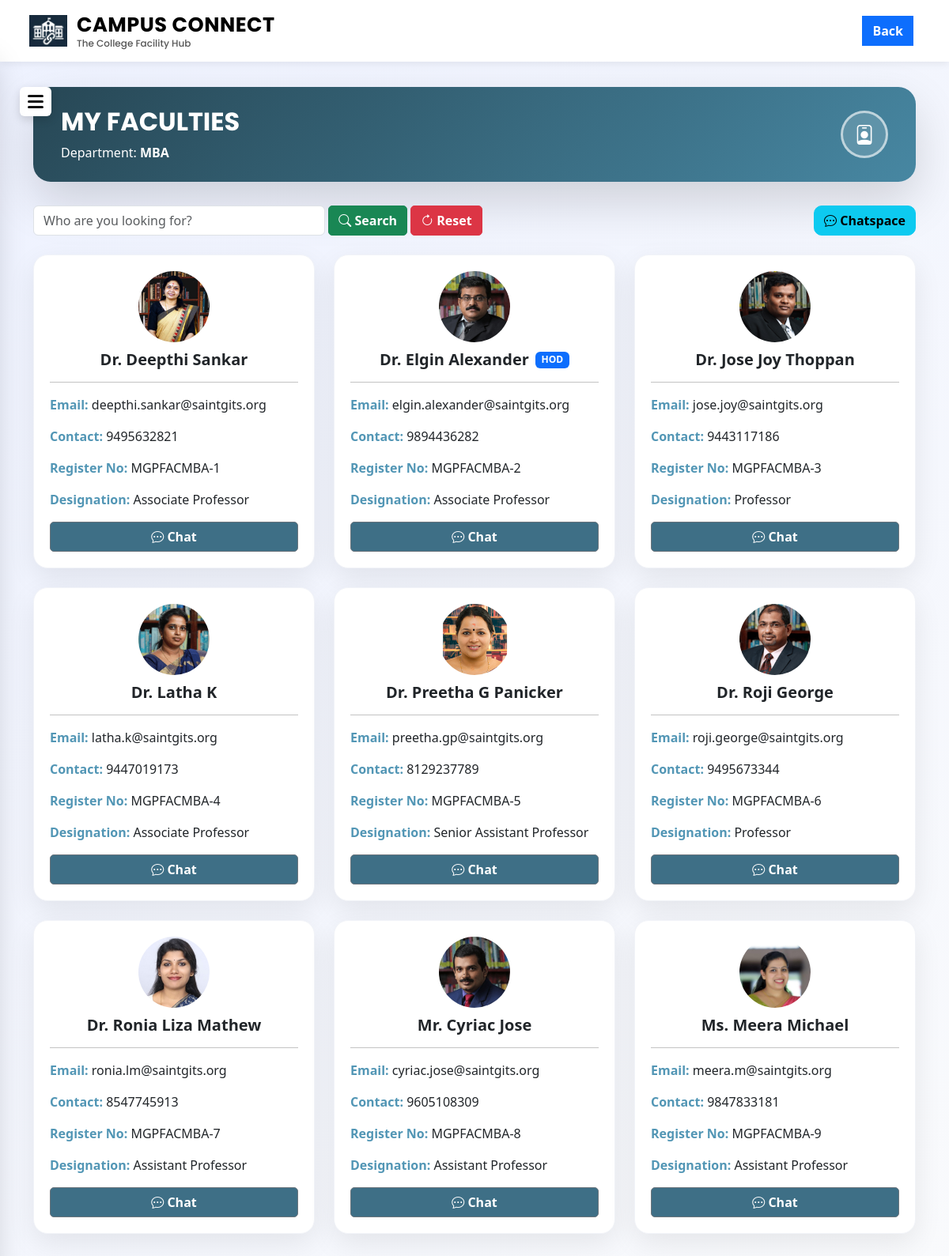
The page /student/view_faculties (signed in) on the database its author committed.
### tables this page shows
CREATE TABLE students (
        student_id INTEGER PRIMARY KEY AUTOINCREMENT,
        user_id INTEGER UNIQUE,
        name TEXT,
        contact TEXT,
        register_no TEXT,
        programme TEXT,
        semester TEXT,
        FOREIGN KEY(user_id) REFERENCES users(user_id) ON DELETE CASCADE
    );

CREATE TABLE faculties (
        faculty_id INTEGER PRIMARY KEY AUTOINCREMENT,
        user_id INTEGER UNIQUE,
        name TEXT,
        contact TEXT,
        register_no TEXT,
        department TEXT,
        designation TEXT,
        photo TEXT,
        isHOD TEXT,
        FOREIGN KEY(user_id) REFERENCES users(user_id) ON DELETE CASCADE
    );

CREATE TABLE users (
        user_id INTEGER PRIMARY KEY AUTOINCREMENT,
        email TEXT UNIQUE NOT NULL,
        password TEXT NOT NULL,
        role TEXT NOT NULL
    );

### app.py (the view)
@app.route('/student/view_faculties')
def student_view_faculties():
    if 'user_id' not in session or session['role'] != 'student':
        return redirect('/login')
    search = request.args.get('search', '').strip()
    conn = get_connection()
    cursor = conn.cursor()
    cursor.execute("""
        SELECT programme
        FROM students
        WHERE user_id = ?
    """, (session['user_id'],))
    student = cursor.fetchone()
    student_dept = student['programme']
    if search:
        cursor.execute("""
            SELECT f.faculty_id, f.name, f.contact, f.register_no, f.designation, f.photo, f.isHOD, u.email
            FROM faculties f
            JOIN users u ON f.user_id = u.user_id
            WHERE f.department = ?
            AND (
                f.name LIKE ?
                OR f.register_no LIKE ?
                OR f.designation LIKE ?
            )
            ORDER BY f.name ASC
        """, (student_dept, f"%{search}%", f"%{search}%", f"%{search}%"))
    else:
        cursor.execute("""
            SELECT f.faculty_id, f.name, f.contact, f.register_no, f.designation, f.photo, f.isHOD, u.email
            FROM faculties f
            JOIN users u ON f.user_id = u.user_id
            WHERE f.department = ?
            ORDER BY f.name ASC
        """, (student_dept,))
    faculties = cursor.fetchall()
    conn.close()
    return render_template(
        "student_view_faculties.html",
        faculties=faculties,
        student_dept=student_dept,
        search=search
    )

### app.py (called while the page is built)
def get_connection():
    conn = sqlite3.connect("campus_connect.db")
    conn.row_factory = sqlite3.Row
    conn.execute("PRAGMA foreign_keys = ON")  # 🔥 ensure cascade always works
    return conn

### templates/student_view_faculties.html (shortened to what this page needs)
<!DOCTYPE html>
<html lang="en">
<head>
    <link href="https://cdn.jsdelivr.net/npm/bootstrap@5.3.2/dist/css/bootstrap.min.css" rel="stylesheet">
    <link href="https://cdn.jsdelivr.net/npm/bootstrap-icons@1.11.3/font/bootstrap-icons.css" rel="stylesheet">
    <link rel="stylesheet" href="{{ url_for('static', filename='css/style.css') }}">
</head>
<body>
<nav class="navbar navbar-expand-lg navbar-light custom-navbar fixed-top">
    <div class="container-fluid">
        <div class="navbar-brand d-flex align-items-center" href="/">
            <img src="{{ url_for('static', filename='images/logo.png') }}" class="logo-img">
            <div class="brand-text">
                <span class="brand-title">CAMPUS CONNECT</span>
                <span class="brand-tagline">The College Facility Hub</span>
            </div>
        </div>
        <div class="ms-auto">
            <a href="{{ url_for('student_dashboard') }}" class="btn btn-primary me-2"><b>Back</b></a>
        </div>
    </div>
</nav>
<div class="menu-toggle" onclick="openSidebar()">
    <span></span>
    <span></span>
    <span></span>
</div>
<div class="container page-main">
    <div class="page-hero d-flex align-items-center justify-content-between">
        <div>
            <h2 class="hero-text">MY FACULTIES</h2>
            <p class="mb-0">Department: <b>{{ student_dept }}</b></p>
        </div>
        <div class="hero-icon">
            <i class="bi bi-person-badge"></i>
        </div>
    </div>
    <form method="GET" action="{{ url_for('student_view_faculties') }}">
    <div class="row mb-4 align-items-center g-1">
        <div class="col-md-4">
            <input type="text" name="search" value="{{ search }}" class="form-control" placeholder="Who are you looking for?">
        </div>
        <div class="col-auto">
            <button class="btn btn-success pro-btn">
                <i class="bi bi-search"></i> <b>Search</b>
            </button>
        </div>
        <div class="col-auto">
            <a href="{{ url_for('student_view_faculties') }}" class="btn btn-danger pro-btn">
                <i class="bi bi-arrow-clockwise"></i> <b>Reset</b>
            </a>
        </div>
        <div class="col text-end">
            <a href="{{ url_for('student_chatspace') }}" class="btn btn-info plus-btn">
                <i class="bi bi-chat-dots"></i> <b>Chatspace</b>
            </a>
        </div>
    </div>
    </form>
    <div class="row g-4">
    {% for f in faculties %}
        <div class="col-md-4">
            <div class="faculty-card">
                <div class="text-center">
                    <img src="{{ url_for('static', filename='uploads/' + f.photo) }}" style="width:90px;height:90px;border-radius:50%;object-fit:cover;margin-bottom:10px;">
                </div>
                <div class="faculty-header">
                    <h5 class="faculty-name"><b>{{ f.name }}</b></h5>
                    {% if f.isHOD == "Yes" %}
                        <span class="badge bg-primary hod-badge">HOD</span>
                    {% endif %}
                </div>
                <hr style="border-color:#131313;">
                <p><font color="#5296b5"><b>Email:</b></font> {{ f.email }}</p>
                <p><font color="#5296b5"><b>Contact:</b></font> {{ f.contact }}</p>
                <p><font color="#5296b5"><b>Register No:</b></font> {{ f.register_no }}</p>
                <p><font color="#5296b5"><b>Designation:</b></font> {{ f.designation }}</p>
                <a href="/student/chatpage/{{ f.faculty_id }}" class="btn btn-secondary chat-btn w-100">
                    <i class="bi bi-chat-dots"></i> <b>Chat</b>
                </a>
            </div>
        </div>
    {% else %}
        <div class="text-center text-muted py-5">
            No faculties found.
        </div>
    {% endfor %}
    </div>
</div>
</body>
</html>

### static/css/style.css (style rules this page uses)
body { margin: 0; padding: 0; font-family: 'Segoe UI', Tahoma, Geneva, Verdana, sans-serif; }
.custom-navbar { background-color: #ffffff; padding: 10px 25px; box-shadow: 0 2px 10px rgba(0, 0, 0, 0.08); z-index: 1000; }
.logo-img { width: 48px; height: 48px; object-fit: contain; margin-right: 12px; }
.brand-text { display: flex; flex-direction: column; line-height: 1.1; }
.brand-title { font-family: 'Poppins', sans-serif; font-size: 1.6rem; font-weight: 700; color: black; letter-spacing: 0.5px; }
.brand-tagline { font-size: 0.75rem; font-family: 'Poppins', sans-serif; font-weight: 500; color: #555; margin-top: 3px; }
.btn { border-radius: 0 !important; font-family: 'Segoe UI', Tahoma, Geneva, Verdana, sans-serif; }

### templates/student_view_faculties.html (style rules this page uses)
body { font-family: 'Segoe UI', Tahoma, Geneva, Verdana, sans-serif; background: linear-gradient(135deg, #eef2ff, #f9fafc); }
.brand-title { font-family: 'Poppins', sans-serif; }
.brand-tagline { font-family: 'Poppins', sans-serif; }
.menu-toggle { position: fixed; top: 110px; left: 25px; background: white; padding: 6px 10px; border-radius: 6px; box-shadow: 0 4px 12px rgba(0,0,0,0.15); cursor: pointer; z-index: 900; }
.menu-toggle span { display: block; width: 20px; height: 3px; background: #111; margin: 4px 0; border-radius: 2px; }
.page-main { margin-top: 110px; margin-bottom: 60px; }
.page-hero { background: linear-gradient(135deg, #274755, #4787a2); border-radius: 22px; padding: 25px 35px; color: white; margin-bottom: 30px; box-shadow: 0 25px 60px rgba(0,0,0,0.15); }
.page-hero h2 { font-weight: 700; }
.hero-text { font-family: 'Poppins', sans-serif; }
.hero-icon { width: 60px; height: 60px; border-radius: 50%; display: flex; align-items: center; justify-content: center; font-size: 25px; background: rgba(255,255,255,0.15); border: 3px solid rgba(255,255,255,0.6); }
.pro-btn { border-radius: 5px !important; }
.plus-btn { border-radius: 10px !important; font-size: 16px; }
.faculty-card { background: white; border-radius: 18px; padding: 20px; border: 1px solid #f1f3f8; box-shadow: 0 12px 35px rgba(0,0,0,0.08); transition: .3s; }
.faculty-header { display: flex; align-items: center; justify-content: center; gap: 8px; }
.faculty-name { margin: 0; }
.hod-badge { font-size: 12px; }
.chat-btn { border-radius: 5px !important; background: #3e6f86; font-size: 16px; }

### rows shown on the page
students: programme "MBA"
faculties: photo (picture), name "Dr. Deepthi Sankar", email "deepthi.sankar@saintgits.org", contact "9495632821", register_no "MGPFACMBA-1", designation "Associate Professor"
faculties: photo (picture), name "Dr. Elgin Alexander", isHOD "HOD", email "elgin.alexander@saintgits.org", contact "9894436282", register_no "MGPFACMBA-2", designation "Associate Professor"
faculties: photo (picture), name "Dr. Jose Joy Thoppan", email "jose.joy@saintgits.org", contact "9443117186", register_no "MGPFACMBA-3", designation "Professor"
faculties: photo (picture), name "Dr. Latha K", email "latha.k@saintgits.org", contact "9447019173", register_no "MGPFACMBA-4", designation "Associate Professor"
faculties: photo (picture), name "Dr. Preetha G Panicker", email "preetha.gp@saintgits.org", contact "8129237789", register_no "MGPFACMBA-5", designation "Senior Assistant Professor"
faculties: photo (picture), name "Dr. Roji George", email "roji.george@saintgits.org", contact "9495673344", register_no "MGPFACMBA-6", designation "Professor"
faculties: photo (picture), name "Dr. Ronia Liza Mathew", email "ronia.lm@saintgits.org", contact "8547745913", register_no "MGPFACMBA-7", designation "Assistant Professor"
faculties: photo (picture), name "Mr. Cyriac Jose", email "cyriac.jose@saintgits.org", contact "9605108309", register_no "MGPFACMBA-8", designation "Assistant Professor"
faculties: photo (picture), name "Ms. Meera Michael", email "meera.m@saintgits.org", contact "9847833181", register_no "MGPFACMBA-9", designation "Assistant Professor"
